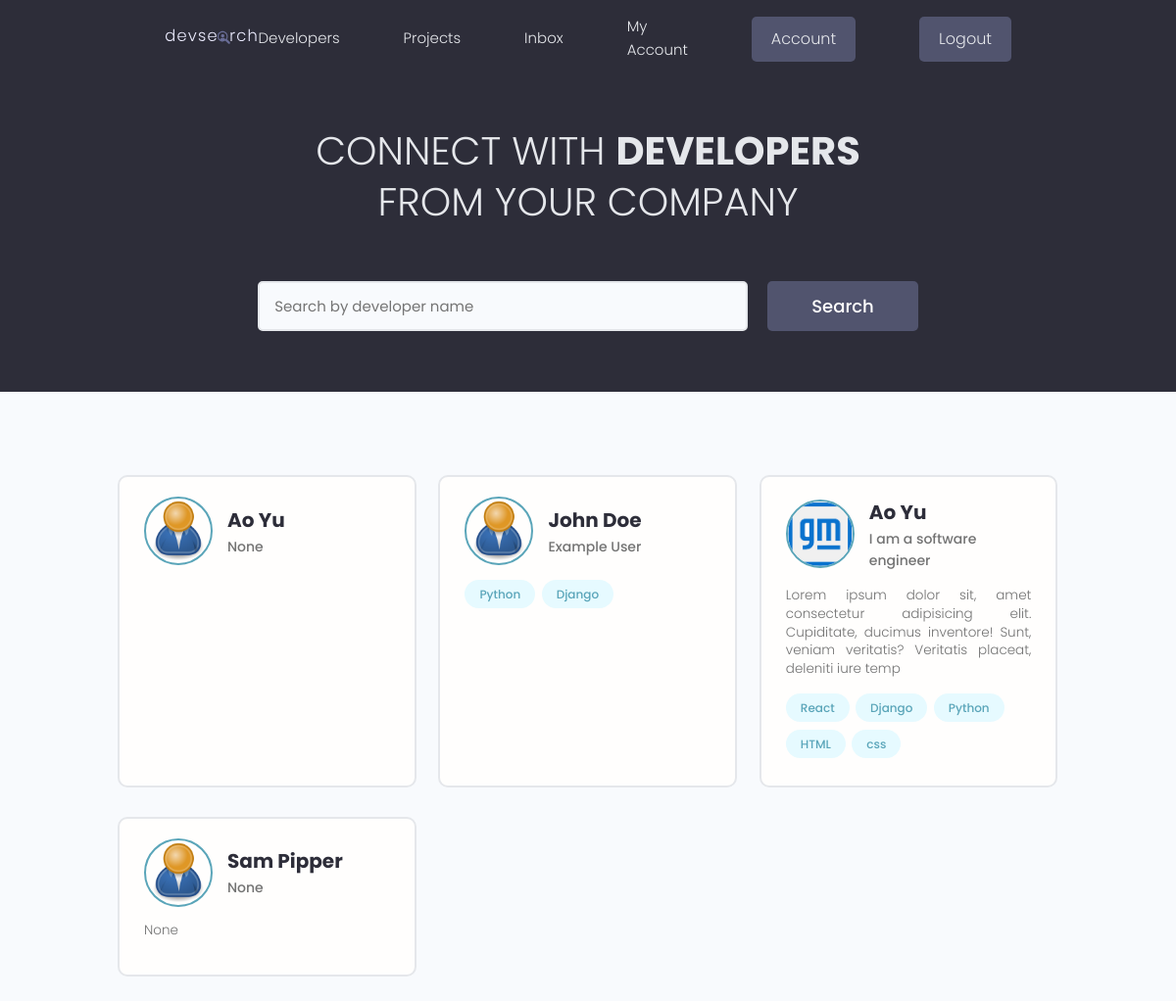
The app's page / (signed in) with its own data.
### users/models.py (models this page shows, shortened)
class Profile(models.Model):
    user = models.OneToOneField(User, null=True, on_delete=models.CASCADE, blank=True)
    name = models.CharField(max_length=200, null=True, blank=True)
    email = models.EmailField(max_length=200, null=True, blank=True)
    username = models.CharField(max_length=200, null=True, blank=True)
    location = models.CharField(max_length=200, null=True, blank=True)
    short_intro = models.CharField(max_length=200, null=True, blank=True)
    bio = models.TextField(null=True, blank=True)
    profile_image = models.ImageField(null=True, blank=True, upload_to='profiles/', default='profiles/user-default.png')
    social_github = models.CharField(max_length=200, null=True, blank=True)
    social_twitter = models.CharField(max_length=200, null=True, blank=True)
    social_linkedin = models.CharField(max_length=200, null=True, blank=True)
    social_youtube = models.CharField(max_length=200, null=True, blank=True)
    social_website = models.CharField(max_length=200, null=True, blank=True)
    created = models.DateTimeField(auto_now_add=True)
    id = models.UUIDField(default=uuid.uuid4, unique=True,
                            primary_key=True, editable=False)

class Skill(models.Model):
    owner = models.ForeignKey(Profile, null=True, on_delete=models.CASCADE, blank=True)
    name = models.CharField(max_length=200, null=True, blank=True)
    description = models.TextField(null=True, blank=True)
    created = models.DateTimeField(auto_now_add=True)
    id = models.UUIDField(default=uuid.uuid4, unique=True,
                            primary_key=True, editable=False)
    def __str__(self):
        return str(self.name)

### users/views.py (the view)
# urls.py: path('', views.profiles, name='profiles'),
def profiles(request):
    profiles, search_query = searchProfiles(request)
    custom_range, profiles = paginateProfiles(request, profiles, 6)
    context = {
        'profiles': profiles,
        'search_query': search_query,
        'custom_range': custom_range
    }
    return render(request, 'users/profiles.html', context)

### users/utils.py (called while the page is built)
def paginateProfiles(request, profiles, results):
    page = request.GET.get('page')
    paginator = Paginator(profiles, results)
    try:
        profiles = paginator.page(page)
    except PageNotAnInteger:
        page = 1
        profiles = paginator.page(page)
    except EmptyPage:
        page = paginator.num_pages
        profiles = paginator.page(page)
    leftIndex = max(1,int(page) - 2)
    rightIndex = min(int(page) + 3, paginator.num_pages + 1)
    custom_range = range(leftIndex, rightIndex)
    return custom_range, profiles

def searchProfiles(request):
    search_query = ''
    if request.GET.get('search_query'):
        search_query = request.GET.get('search_query')
    skills = Skill.objects.filter(name__icontains=search_query)
    profiles = Profile.objects.distinct().filter(
        Q(name__icontains=search_query) |
        Q(short_intro__icontains=search_query) |
        Q(skill__in=skills)
    )
    return profiles, search_query

### users/templates/users/profiles.html (shortened to what this page needs)
{%extends "main.html"%}
{%block content%}
  <main class="home">
    <section class="hero-section text-center">
      <div class="container container--narrow">
        <div class="hero-section__box">
          <h2>CONNECT WITH <span>DEVELOPERS</span></h2>
          <h2>FROM YOUR COMPANY</h2>
        </div>
        <div class="hero-section__search">
          <form id="searchForm" class="form" action="{%url 'profiles'%}" method="get">
            <div class="form__field">
              <input class="input input--text" id="formInput#search" type="text" name="search_query"
                value="{{search_query}}" placeholder="Search by developer name" />
            </div>
            <input class="btn btn--sub btn--lg" type="submit" value="Search" />
          </form>
        </div>
      </div>
    </section>
    <section class="devlist">
      <div class="container">
        <div class="grid grid--three">
        {%for profile in profiles%}
          <div class="column card">
            <div class="dev">
              <a href="{%url 'user-profile' profile.id%}" class="card__body">
                <div class="dev__profile">
                  <img class="avatar avatar--md" src="{{profile.profile_image.url}}" alt="image" />
                  <div class="dev__meta">
                    <h3>{{profile.name}}</h3>
                    <h5>{{profile.short_intro|slice:"60"}}</h5>
                  </div>
                </div>
                <p class="dev__info">
                    {{profile.bio|slice:"150"}}
                </p>
                <div class="dev__skills">
                    {%for skill in profile.skill_set.all|slice:"5"%}
                    <span class="tag tag--pill tag--main">
                        <small>{{skill}}</small>
                    </span>
                    {%endfor%}
                </div>
              </a>
            </div>
          </div>
          {%endfor%}
        </div>
      </div>
    </section>
  </main>
{%endblock content%}

### static/styles/app.css (style rules this page uses)
:root { --color-sub: #2d2d39; }
.btn--sub { background-color: var(--color-sub-light); }
.card { border: 2px solid var(--color-light); }
img { width: 100%; }
.hero-section { height: 40vh; display: flex; align-items: center; background-color: var(--color-sub); }
.hero-section__box { margin-bottom: 4rem; }
.hero-section__box > h2, .hero-section__box > h2 > span { font-size: 4rem; color: var(--color-light); line-height: 1.3; text-transform: uppercase; }
.hero-section__box > h2 { font-weight: 300; }
.hero-section__box > h2 > span { font-weight: 700; }
.hero-section__search > .form { display: flex; align-items: center; justify-content: center; gap: 2rem; }
.hero-section__search > .form input.input--text { width: 50rem; }
.devlist { margin-top: 8rem; }
.devlist .grid { align-items: stretch; }
.devlist .dev .dev__profile { display: flex; align-items: center; gap: 1.5rem; }
.devlist .dev .dev__meta h3 { color: var(--color-sub); font-size: 2rem; font-weight: 700; }
.devlist .dev .dev__meta h5 { color: var(--color-text); font-size: 1.4rem; font-weight: 500; }
.devlist .dev .dev__info { margin: 1.5rem 0; font-size: 1.35rem; line-height: 1.4; text-align: justify; }

### static/uikit/styles/modules/_variables.css (style rules this page uses)
:root { --color-main: #5aa5b9; --color-main-light: #e6faff; --color-sub: #3f4156; --color-sub-light: #51546e; --color-sub-lighter: #ededfd; --color-text: #737373; --color-gray: #8b8b8b; --color-light: #e5e7eb; --color-light-gray: #767676; --color-bg: #f8fafd; --color-white: #fffefd; --color-white-light: #f3f3f3; --color-success: #359e64; --color-success-bg: #def8e8; --color-error: #fc4b0b; --color-error-bg: #fff2ee; --font-base: 'Poppins', arial, helvetica, 'Segoe UI', roboto, ubuntu, sans-serif; --font-monospace: 'Fira Code', 'Courier New', courier, monospace; --font-regular: 300; --font-medium: 500; --font-bold: 700; --generic-shadow: 1px 1px 5px #00000010; --generic-transition: all 0.3s ease-in-out; }

### static/uikit/styles/modules/_base.css (style rules this page uses)
* { margin: 0; padding: 0; box-sizing: border-box; text-rendering: optimizeLegibility; color: inherit; font-size: inherit; }
html { font-size: 50%; }
@media only screen and (min-width: 480px) { html { font-size: 56.25%; } }
@media only screen and (min-width: 1200px) { html { font-size: 62.5%; } }
body { line-height: 1.6; font-weight: 400; font-size: 1.5rem; color: var(--color-text); background-color: var(--color-bg); min-height: 100vh; }

### static/uikit/styles/modules/_typography.css (style rules this page uses)
* { font-family: var(--font-base); }
h2 { font-size: 3.6rem; font-weight: var(--font-bold); }
h3 { font-size: 3.2rem; font-weight: var(--font-medium); }
h5 { font-size: 2.4rem; font-weight: var(--font-medium); }
h5, h6 { font-weight: var(--font-regular); }
p, span, strong { font-size: 1.6rem; color: var(--color-text); font-weight: var(--font-regular); }
a { padding-bottom: 2px; text-decoration: none; display: inline-block; color: var(--color-main); font-weight: var(--font-medium); }

### static/uikit/styles/modules/_utilities.css (style rules this page uses)
.container { width: 92%; max-width: 165rem; margin: 0 auto; box-sizing: border-box; }
.container--narrow { width: 92%; max-width: 120rem; }
@media screen and (min-width: 1000px) { .container { width: 90%; } }
@media screen and (min-width: 1000px) { .container--narrow { width: 85%; } }
@media screen and (min-width: 1200px) { .container { width: 80%; } }
@media screen and (min-width: 1200px) { .container--narrow { width: 72%; } }
.text-center { text-align: center; }

### static/uikit/styles/modules/_avatar.css (style rules this page uses)
.avatar { border-radius: 50%; border: 2px solid var(--color-main); object-fit: cover; }
.avatar--md { height: 7rem; width: 7rem; }

### static/uikit/styles/modules/_button.css (style rules this page uses)
.btn { display: inline-block; position: relative; cursor: pointer; background-color: var(--color-light); font-weight: var(--font-medium); color: var(--color-sub); text-decoration: none; padding: 1rem 2rem; border-radius: 0.5rem; border: none; width: -webkit-fit-content; width: -moz-fit-content; width: fit-content; height: -webkit-fit-content; height: -moz-fit-content; height: fit-content; font-size: 1.6rem; outline-width: 0; outline-color: transparent; -webkit-backface-visibility: hidden; backface-visibility: hidden; transition: all 0.3s ease-in-out; }
.btn--sub { background-color: var(--color-sub); color: var(--color-white); }
.btn--lg { font-size: 1.8rem; padding: 1.2rem 4.5rem; }

### static/uikit/styles/modules/_card.css (style rules this page uses)
.card { border-radius: 1rem; background-color: var(--color-white); border: 1.5px solid var(--color-light); width: auto; height: auto; margin-top: 0.5rem; margin-bottom: 0.5rem; overflow: hidden; }
.card__body, .card__header { padding: 2rem 2.5rem; }

### records on screen
Profile: profile_image (placeholder picture), name "Ao Yu", short_intro "None"
Profile: profile_image (placeholder picture), name "John Doe", short_intro "Example User"
Skill: name "Python"
Skill: name "Django"
Profile: profile_image (picture), name "Ao Yu", short_intro "I am a software engineer", bio "Lorem ipsum dolor sit, amet consectetur adipisicing elit. Cupiditate, ducimus inventore! Sunt, veniam veritatis? Veritatis placeat, deleniti iure temp"
Skill: name "React"
Skill: name "Django"
Skill: name "Python"
Skill: name "HTML"
Skill: name "css"
Profile: profile_image (placeholder picture), name "Sam Pipper", short_intro "None", bio "None"
